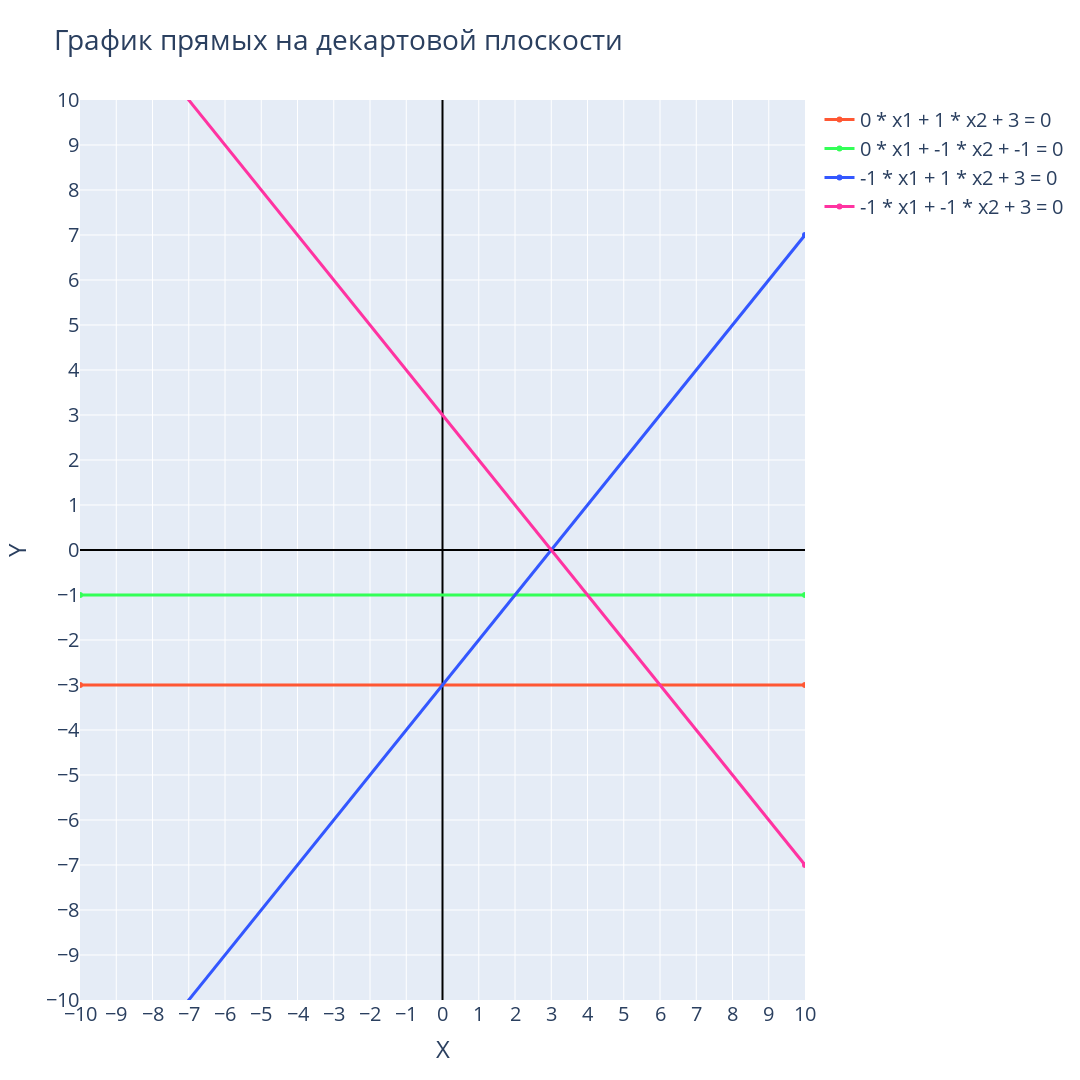

This figure's notebook cell:
### Code cell
# ЗАДАЧА 4 ТИП 1
lines = [
    (0, 1, 3),  
    (0, -1, -1),
    (-1, 1, 3),
    (-1, -1, 3),
]

# Задаем границы для отображения графика
x_min, x_max = -10, 10
y_min, y_max = -10, 10

# Создаем фигуру
fig = go.Figure()

# # Список для хранения использованных цветов
# used_colors = set()

# # Функция для генерации случайного уникального цвета
# def unique_random_color():
#     while True:
#         color = f"#{random.randint(0, 0xFFFFFF):06x}"
#         if color not in used_colors:
#             used_colors.add(color)
#             return color

colors = [
    "#FF5733",  # Красный-оранжевый
    "#33FF57",  # Зеленый
    "#3357FF",  # Синий
    "#FF33A1",  # Розовый
    "#FFDD33",  # Желтый
    "#33FFF7",  # Голубой
    "#9D33FF",  # Фиолетовый
    "#FF6F33",  # Оранжевый
    "#33FFA6",  # Светло-зеленый
    "#FF3333"   # Красный
]

for i, (a, b, c) in enumerate(lines):
    # Находим две точки на прямой для построения
    if b != 0:
        # Если b != 0, выбираем x = x_min и x = x_max и вычисляем y
        x_vals = np.array([x_min, x_max])
        y_vals = -(a * x_vals + c) / b
    elif a != 0:
        # Если a != 0, выбираем y = y_min и y = y_max и вычисляем x
        y_vals = np.array([y_min, y_max])
        x_vals = -(b * y_vals + c) / a
    else:
        continue  # Невалидное уравнение, пропускаем

    # Добавляем прямую на график
    fig.add_trace(go.Scatter(
        x=x_vals, 
        y=y_vals, 
        mode="lines+markers",
        name=f"{a} * x1 + {b} * x2 + {c} = 0",
        line=dict(color=colors[i], width=3)
    ))

    # Добавляем подписи уравнений прямых
    # midpoint = (x_vals[0] + x_vals[1]) / 2, (y_vals[0] + y_vals[1]) / 2
    # fig.add_trace(go.Scatter(
    #     x=[midpoint[0]],
    #     y=[midpoint[1]],
    #     mode="text",
    #     text=[f"{a}x + {b}y + {c} = 0"],
    #     textposition="top right",
    #     showlegend=False
    # ))

# Настраиваем оси
fig.update_layout(
    title="График прямых на декартовой плоскости",
    xaxis=dict(range=[x_min, x_max], title="X", tick0=x_min, dtick=1,
    zeroline=True, zerolinewidth=2, zerolinecolor='black'),
    yaxis=dict(range=[y_min, y_max], title="Y", tick0=y_min, dtick=1,
    zeroline=True, zerolinewidth=2, zerolinecolor='black'),
    showlegend=True,
    height=1080,
    width=1080,
    font=dict(size=20)
)

# Показываем график
fig.show()

### Figure 1 — Plotly figure (JSON) as saved in the notebook; plotly's stock layout.template omitted (floating-point values rounded to 4 significant figures)
{"data": [{"line": {"color": "#FF5733", "width": 3}, "mode": "lines+markers", "name": "0 * x1 + 1 * x2 + 3 = 0", "type": "scatter", "x": [-10, 10], "y": [-3, -3]}, {"line": {"color": "#33FF57", "width": 3}, "mode": "lines+markers", "name": "0 * x1 + -1 * x2 + -1 = 0", "type": "scatter", "x": [-10, 10], "y": [-1, -1]}, {"line": {"color": "#3357FF", "width": 3}, "mode": "lines+markers", "name": "-1 * x1 + 1 * x2 + 3 = 0", "type": "scatter", "x": [-10, 10], "y": [-13, 7]}, {"line": {"color": "#FF33A1", "width": 3}, "mode": "lines+markers", "name": "-1 * x1 + -1 * x2 + 3 = 0", "type": "scatter", "x": [-10, 10], "y": [13, -7]}], "layout": {"font": {"size": 20}, "height": 1080, "showlegend": true, "title": {"text": "График прямых на декартовой плоскости"}, "width": 1080, "xaxis": {"dtick": 1, "range": [-10, 10], "tick0": -10, "title": {"text": "X"}, "zeroline": true, "zerolinecolor": "black", "zerolinewidth": 2}, "yaxis": {"dtick": 1, "range": [-10, 10], "tick0": -10, "title": {"text": "Y"}, "zeroline": true, "zerolinecolor": "black", "zerolinewidth": 2}}}
